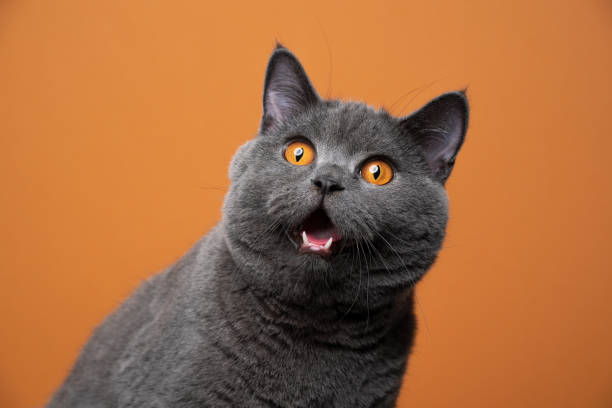
#> input picture 4_Image_Transformations/cat_large.jpg, 612 x 408 px
$ python 3_image_flipping.py
#> lines starting #> are read from the running program, lines starting #| are printed output that depends on the picture
import cv2 as cv

img = cv.imread('cat_large.jpg')
#> img is the input picture: shape (408, 612, 3); mean B, G, R 64.4, 107.4, 166.1
cv.imshow('Cat', img)

flipped = cv.flip(img, 1)
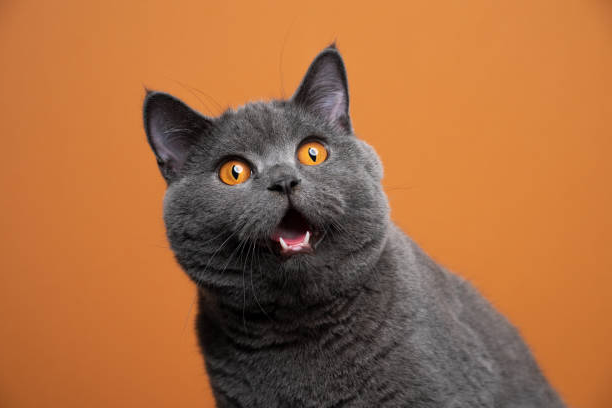
#> flipped: shape (408, 612, 3); mean B, G, R 64.4, 107.4, 166.1
cv.imshow('Flipped', flipped)

cv.waitKey(0)
